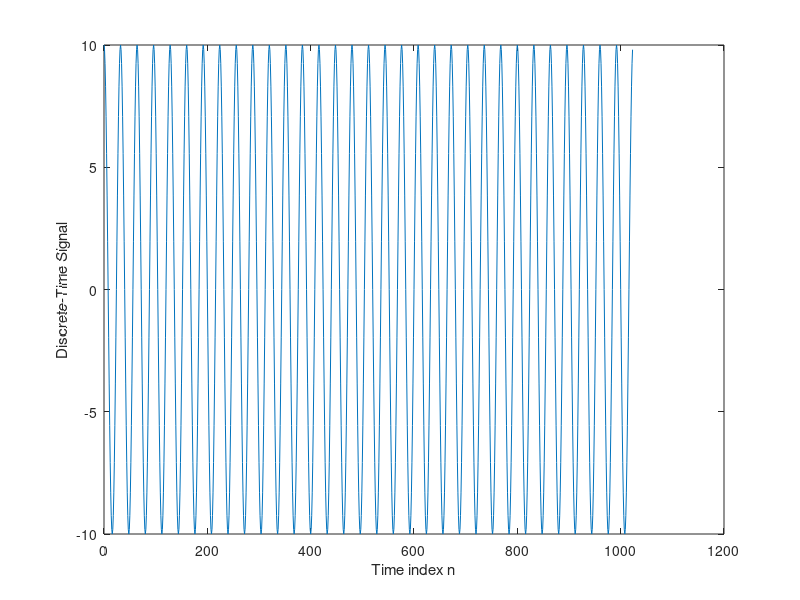
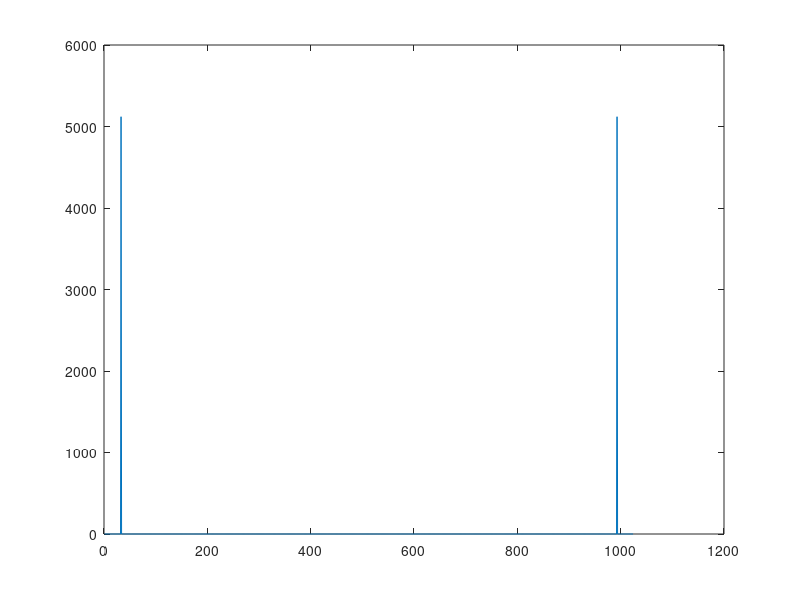
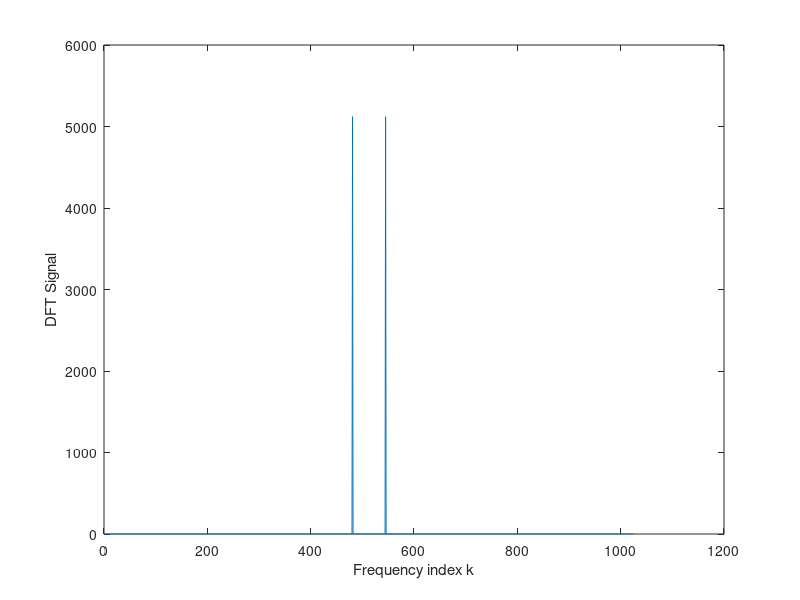
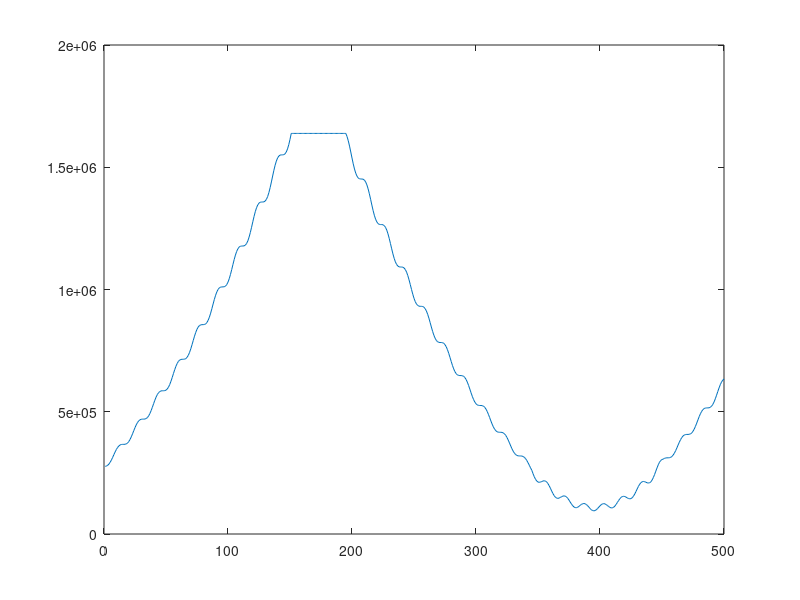

Write MATLAB code to recreate these figures, in order.
close all
clear all

amp = 10; % amplitude
num_shift = 500;
freq = 128; % Hz
SamplingFreq = 4096; % Hz
Ts = 1/SamplingFreq;
signal_length = 1024;
n_vec = [0: signal_length-1]; % signal indices
k_vec = 1+n_vec;
window_size = 256 ; %128;

x = amp * cos(2 * pi * freq * n_vec * Ts);

plot(n_vec, x); % here you are just ploting it in TIMe domain
ylabel('Discrete-Time Signal')
xlabel('Time index n')

FFTOUT = fft(x);
figure 
title('before the turning around')
plot(k_vec, abs(FFTOUT))
% basically sperating all the values
% taking half of the actual values
half_k_vec = signal_length/2+1:1:signal_length; %512 to 1024
valOne = FFTOUT(half_k_vec) % getting the sec half of outputVec 
valTwo = FFTOUT(1:signal_length/2)% getting the first half of outputVec % 0 to 512
% your turning these things around
FFTOUT = [valOne, valTwo];

% still in K domain
figure
plot(k_vec, abs(FFTOUT)) % you are ploting it in true Freq domain with "K" index
ylabel('DFT Signal')
xlabel('Frequency index k')

signalLengthEndFreq = signal_length/2-1

% your doing the same thing you did to the K domain above
% but in here you are dividing each thing in the array by the (signal_length*SamplingFreq)
freq_vec = [0:signalLengthEndFreq]./(signal_length*SamplingFreq); % for the pos Region
lisa = [-signal_length/2:1:-1]/(signal_length)*SamplingFreq % for the negative Region
freq_vec = [ lisa , freq_vec];

figure
plot(freq_vec, abs(FFTOUT))  % you are ploting it in true Freq domain
ylabel('DFT Signal')
xlabel('Frequency (Hz)')

% where is your peak, when you graph it normally
freq_index = freq/SamplingFreq*window_size+1;

% this is the MAGIC !!!!!!
%x = [zeros(1,200) x]; % zero padding
% we have to put that X(300:end) in since the shift has to be able to go
% through the VEC

% zero padding the two ends
Part1 = [zeros(1,150) x(1:300)]
Part2 = [zeros(1,150) x(300:end)]
x = [Part1, Part2]; % double sided zero padding

% the shifting/ for loop here  is to compute the enrgy in each window. 
% and then ploting it all
for shift=0:num_shift-1;
    % only working with rows here
    Valueiny = x(shift+1:shift+window_size);
    % yup that is infact a windowing thing going on
    % shift starts from zero
    y(:, shift+1) = x(shift+1:shift+window_size); % you look at these much of the signal
    valer = y(:, shift+1)
    Y = fft(y(:, shift+1));% pretty much going down a colunm one by one
    % take the FFT of that window
    %figure
    %plot(abs(Y)) the mans creating this thing on the fly 
    % your looking for your peak in each one ?
    energy(shift+1) = abs(Y(freq_index))^2; % we are trying to get the energy each time, we do the DFT shift window
    % if you only put one you get the index in a vertical colunm
    plot(energy)
    pause(0.004)
end



